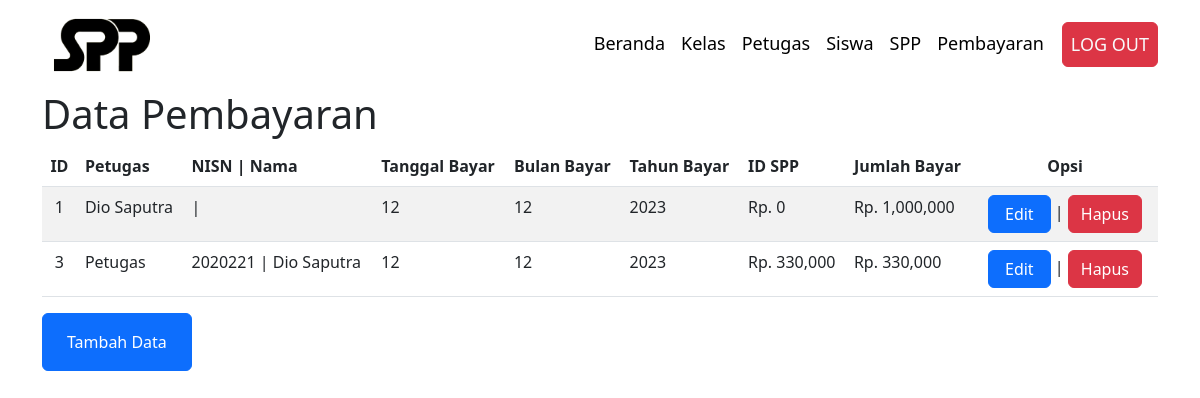
Screenshot of /client-admin/pembayaran.php with the database file from the repository.
### tables this page shows
CREATE TABLE `pembayaran`  (
  `id_pembayaran` int NOT NULL AUTO_INCREMENT,
  `id_petugas` int NOT NULL,
  `nisn` varchar(10) NOT NULL,
  `tgl_bayar` varchar(50) NOT NULL,
  `bulan_bayar` varchar(8) NOT NULL,
  `tahun_bayar` varchar(4) NOT NULL,
  `id_spp` int NOT NULL,
  `jumlah_bayar` int NOT NULL,
  PRIMARY KEY (`id_pembayaran`) USING BTREE
);

CREATE TABLE `petugas`  (
  `id_petugas` int NOT NULL AUTO_INCREMENT,
  `username` varchar(25) NOT NULL,
  `password` varchar(32) NOT NULL,
  `nama_petugas` varchar(35) NOT NULL,
  `level` varchar(10) NOT NULL,
  PRIMARY KEY (`id_petugas`) USING BTREE
);

CREATE TABLE `siswa`  (
  `nisn` int NOT NULL,
  `nis` int NOT NULL,
  `nama` varchar(35) NOT NULL,
  `id_kelas` int NOT NULL,
  `alamat` text NOT NULL,
  `no_telp` int NOT NULL,
  `id_spp` int NOT NULL,
  PRIMARY KEY (`nisn`) USING BTREE
);

CREATE TABLE `spp`  (
  `id_spp` int NOT NULL AUTO_INCREMENT,
  `tahun` int NOT NULL,
  `nominal` int NOT NULL,
  PRIMARY KEY (`id_spp`) USING BTREE
);

### server/api-pembayaran/getData.php (the view, shortened to what this page needs)
<?php
include '../connection.php';
$sql ="SELECT * FROM pembayaran as a LEFT JOIN siswa as b ON a.nisn = b.nisn LEFT JOIN spp as c ON a.id_spp = c.id_spp LEFT JOIN petugas as
d ON a.id_petugas = d.id_petugas  ";
$query = mysqli_query($conn, $sql);
echo '<table class="table table-striped">
    <thead>
    <tr>
    <th scope="col" class="text-center">ID</th>
    <th scope="col">Petugas</th>
    <th scope="col">NISN | Nama</th>
    <th scope="col">Tanggal Bayar</th>
    <th scope="col">Bulan Bayar</th>
    <th scope="col">Tahun Bayar</th>
    <th scope="col">ID SPP</th>
    <th scope="col">Jumlah Bayar</th>
    <th scope="col" class="col-2 text-center">Opsi</th>
    </tr>
</thead>
<tbody>';
while ($row = mysqli_fetch_array($query))
{
    $nominal =$row['nominal'] ;
    $jumlah_bayar =$row['jumlah_bayar'];
	echo '
        <tr>
			<td class="text-center">'.$row['id_pembayaran'].'</td>
			<td>'.$row['nama_petugas'].'</td>
			<td>'.$row['nisn'].' | '.$row['nama'].'</td>
			<td>'.$row['tgl_bayar'].'</td>
			<td>'.$row['bulan_bayar'].'</td>
			<td>'.$row['tahun_bayar'].'</td>
			<td>Rp. '.number_format($nominal).'</td>
			<td>Rp. '.number_format($jumlah_bayar).'</td>
            <td class="text-center">
            <a class="btn btn-primary px-3" href="./edit/editPembayaran.php?id='.$row['id_pembayaran'].'">Edit</a> |
            <a class="btn btn-danger" onclick="return confirm(\'Apakah Anda Yakin Menghapus Data ini?\')" href="../server/api-pembayaran/deleteData.php?id='.$row['id_pembayaran'].'" >Hapus</a>
            </td>
		</tr>';
}
echo '
	</tbody>
</table>';
?>

### client-admin/pembayaran.php (shortened to what this page needs)
<!DOCTYPE html>
<html lang="en">
    <head>
            <?php
            include('./components/header.php')
            ?>
    </head>
    <body>
            <?php
                include('./components/navbar.php')
            ?>
            <div class="container-fluid">
                <div class="container">
                        <h1>Data Pembayaran</h1>
                    <?php
                    include '../server/api-pembayaran/getData.php';
                    ?>
                    <button type="button" class="btn btn-primary px-4 py-3" data-bs-toggle="modal" data-bs-target="#staticBackdrop">
                    Tambah Data
                    </button>
                </div>
            </div>
    </body>
</html>

### client-admin/components/header.php (shortened to what this page needs)
<link href="../assets/css/style.css" rel="stylesheet" />
<link rel="stylesheet" href="../assets/bootstraps/css/bootstrap.min.css">

### client-admin/components/navbar.php (shortened to what this page needs)
<nav class="navbar navbar-expand-lg bg-transparent">
    <div class="container">
        <a class="navbar-brand" href="../client-admin/index.php"><img src="../assets/img/logo-spp.png" width="120px" height="auto" alt="Logo"></a>
        <div class="collapse navbar-collapse" id="navbarSupportedContent">
            <ul class="navbar-nav d-flex mb-lg-0">
                <li class="nav-item">
                    <a class="nav-link" aria-current="page" href="./index.php">Beranda</a>
                </li>
                <li class="nav-item">
                    <a class="nav-link" href="./kelas.php">Kelas</a>
                </li>
                <li class="nav-item">
                    <a class="nav-link" href="./petugas.php">Petugas</a>
                </li>
                <li class="nav-item">
                    <a class="nav-link" href="./siswa.php">Siswa</a>
                </li>
                <li class="nav-item">
                    <a class="nav-link" href="./spp.php">SPP</a>
                </li>
                <li class="nav-item dropdown">
                    <a class="nav-link dropdown-toggle" href="#" id="navbarDropdown" role="button" data-bs-toggle="dropdown" aria-expanded="false">
                        Pembayaran
                    </a>
                </li>
                <li class="nav-item" style="margin-left: 10px;">
                    <button id="logout" class="nav-link text-light btn btn-danger">LOG OUT</button>
                </li>
            </ul>
        </div>
    </div>
</nav>

### assets/css/style.css (style rules this page uses)
.nav-link { font-size: large !important; font-weight: 400 !important; color: black !important; }

### client-admin/components/header.php (style rules this page uses)
.dropdown-toggle::after { display: none; }

### rows the page displays
pembayaran: id_pembayaran "1", id_petugas.nama_petugas "Dio Saputra", tgl_bayar "12", bulan_bayar "12", tahun_bayar "2023", nominal "0", jumlah_bayar "1,000,000"
pembayaran: id_pembayaran "3", id_petugas.nama_petugas "Petugas", siswa.nisn "2020221", siswa.nama "Dio Saputra", tgl_bayar "12", bulan_bayar "12", tahun_bayar "2023", id_spp.nominal "330,000", jumlah_bayar "330,000"
